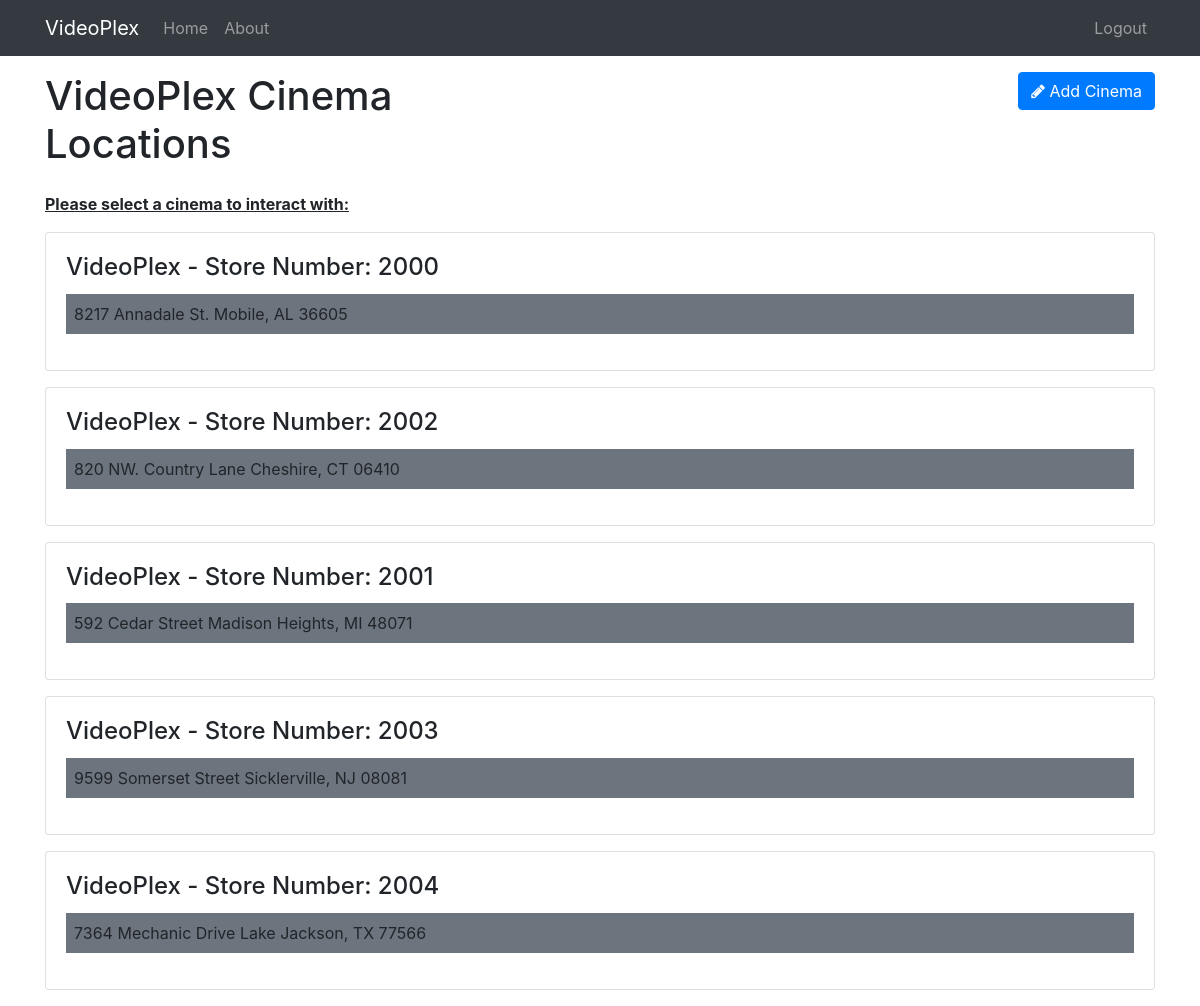
/admins/index (signed in), run on the app's committed database.
### tables this page shows
CREATE TABLE cinema (
    cinema_id INT(6) AUTO_INCREMENT,
    manager_id INT(6),
    address_id INT(6),
    phone VARCHAR(256),
    PRIMARY KEY (cinema_id),
    FOREIGN KEY (address_id) References address (address_id)
);

CREATE TABLE address (
    address_id INT(6) AUTO_INCREMENT,
    street_address VARCHAR(256) NOT NULL,
    city VARCHAR(256) NOT NULL,
    state VARCHAR(256) NOT NULL,
    zip VARCHAR(256) NOT NULL,
    PRIMARY KEY (address_id)    
);

### app/controllers/Admins.php (called while the page is built, shortened)
<?php
    class Admins extends Controller {
        public function __construct() {
            $this->adminModel = $this->model('Admin');
        }
        public function index() {
            $cinema_addresses = $this->adminModel->getCinemaAddresses();
            $data = [
                'cinema_addresses' => $cinema_addresses
            ];
            $this->view('admins/index', $data);
        }
    }

### app/libraries/Core.php (called while the page is built, shortened)
<?php
    class Core {
        protected $currentMethod = 'index';
        public function __construct() {
            $url = $this->getUrl();
            if (file_exists('../app/controllers/' . ucwords($url[0]) . '.php')) {
                unset($url[0]);
            }
            $this->currentController = new $this->currentController;
            if (isset($url[1])) {
                if (method_exists($this->currentController, $url[1])) {
                    $this->currentMethod = $url[1];
                    unset($url[1]);
                }
            }
            $this->params = $url ? array_values($url) : [];
            call_user_func_array([$this->currentController, $this->currentMethod], $this->params);
        }
        public function getUrl() {
            if(isset($_GET['url'])) {
                $url = rtrim($_GET['url'], '/');
                $url = filter_var($url, FILTER_SANITIZE_URL);
                $url = explode('/', $url);
                return $url;
            }
        }
    }

### public/index.php (called while the page is built, shortened)
<?php
  $init = new Core;

### app/libraries/Database.php (called while the page is built, shortened)
<?php
class Database {
    private $host = DB_HOST;
    private $user = DB_USER;
    private $pass = DB_PASS;
    private $dbname = DB_NAME;
    private $dbHandler;
    private $stmt;
    public function __construct() {
        $dsn = 'mysql:host=' . $this->host . ';dbname=' . $this->dbname;
        $options = array(
            PDO::ATTR_PERSISTENT => true,
            PDO::ATTR_ERRMODE => PDO::ERRMODE_EXCEPTION,
        );
        try {
            $this->dbHandler = new PDO($dsn, $this->user, $this->pass, $options);
        }
        catch(PDOException $e) {
            $this->error = $e->getMessage();
            echo $this->error;
        }
    }
    public function query($sql) {
        $this->stmt = $this->dbHandler->prepare($sql);
    }
    public function execute() {
        return $this->stmt->execute();
    }
    public function resultSet() {
        $this->execute();
        return $this->stmt->fetchAll(PDO::FETCH_OBJ);
    }
}

### app/models/Admin.php (called while the page is built, shortened)
<?php
    class Admin {
        private $db;
        public function __construct() {
            $this->db = new Database;
        }
        public function getCinemaAddresses() {
            $this->db->query('
                            SELECT cinema_id, street_address, city, state, zip
                            FROM cinema
                            JOIN address
                            USING (address_id)
                            ORDER BY state, city, street_address
                            ');
            $results = $this->db->resultSet();
            return $results;
        }
}
    ?>

### app/views/admins/index.php (the view, shortened to what this page needs)
<?php require APPROOT . '/views/inc/header.php'; ?>
<div class="row mb-3">
    <div class="col-md-6">
        <h1>VideoPlex Cinema Locations</h1>
    </div>
    <div class="col-md-6">
        <a href="<?php echo URLROOT; ?>/admins/add_cinema" class="btn btn-primary pull-right">
        <i class="fa fa-pencil"></i> Add Cinema
        </a>
    </div>
</div>
<div class="font-weight-bold mb-3 ">
    <u>Please select a cinema to interact with:</u>
</div>
<?php foreach($data['cinema_addresses'] as $cinema_address) : ?>
    <a href="<?php echo URLROOT; ?>/cinemas/index/<?php echo $cinema_address->cinema_id; ?>" class="clickable-card">
        <div class="card card-body mb-3">
            <h4 class="card-title">VideoPlex - Store Number: <?php echo $cinema_address->cinema_id; ?></h4>
            <div class="bg-secondary p-2 mb-3"><?php echo $cinema_address->street_address . ' ' . $cinema_address->city . ', ' . $cinema_address->state . ' ' . $cinema_address->zip; ?></div>
        </div>
    </a>
<?php endforeach; ?>
<?php require APPROOT . '/views/inc/footer.php'; ?>

### public/css/style.css (style rules this page uses)
.clickable-card { color: inherit; }

### data on the page
cinema: cinema_id "2000", address.street_address "8217 Annadale St.", address.city "Mobile", address.state "AL", address.zip "36605"
cinema: cinema_id "2002", address.street_address "820 NW. Country Lane", address.city "Cheshire", address.state "CT", address.zip "06410"
cinema: cinema_id "2001", address.street_address "592 Cedar Street", address.city "Madison Heights", address.state "MI", address.zip "48071"
cinema: cinema_id "2003", address.street_address "9599 Somerset Street", address.city "Sicklerville", address.state "NJ", address.zip "08081"
cinema: cinema_id "2004", address.street_address "7364 Mechanic Drive Lake", address.city "Jackson", address.state "TX", address.zip "77566"

### other printed values
SITENAME "VideoPlex"
